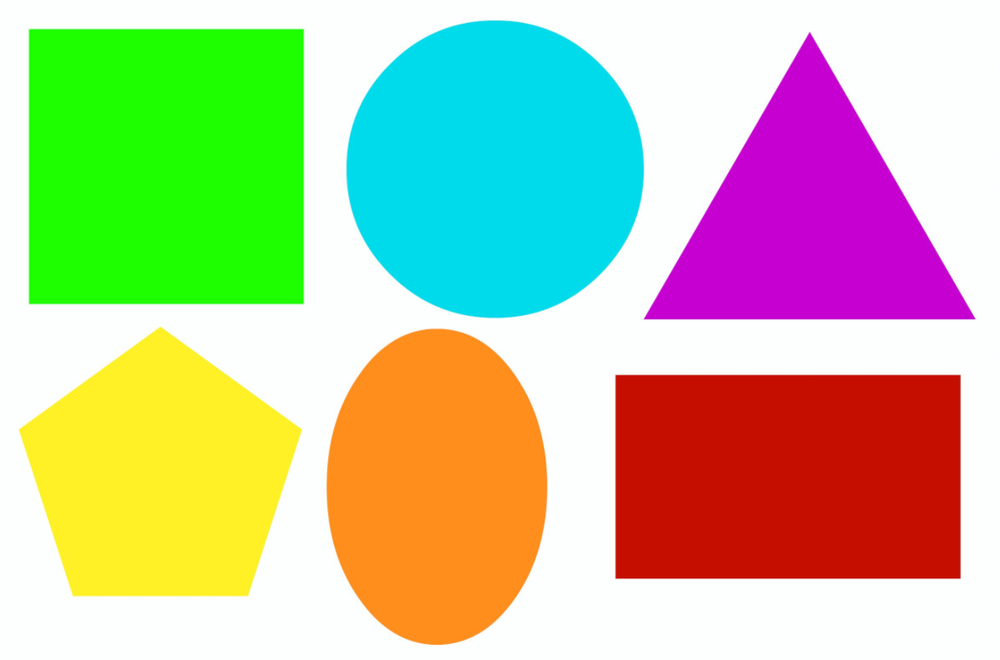
%> input picture class 5/vllCR.png, 1000 x 660 px, shrunk from 1311 x 865 before the run
$ octave filterdesign.m   (GNU Octave 9; MATLAB toolbox functions it lacks are replaced by stand-ins)
%> lines starting %> are read from the running program, lines starting %| are printed output that depends on the picture
fprintf('Please select an image\n')
i1=uigetfile('*.*');
%> the answer given: vllCR.png
i1=imread(i1);
%> i1 is the input picture: size 660x1000x3 uint8; mean R, G, B 191.1, 196.5, 156.5
i1=rgb2gray(i1);
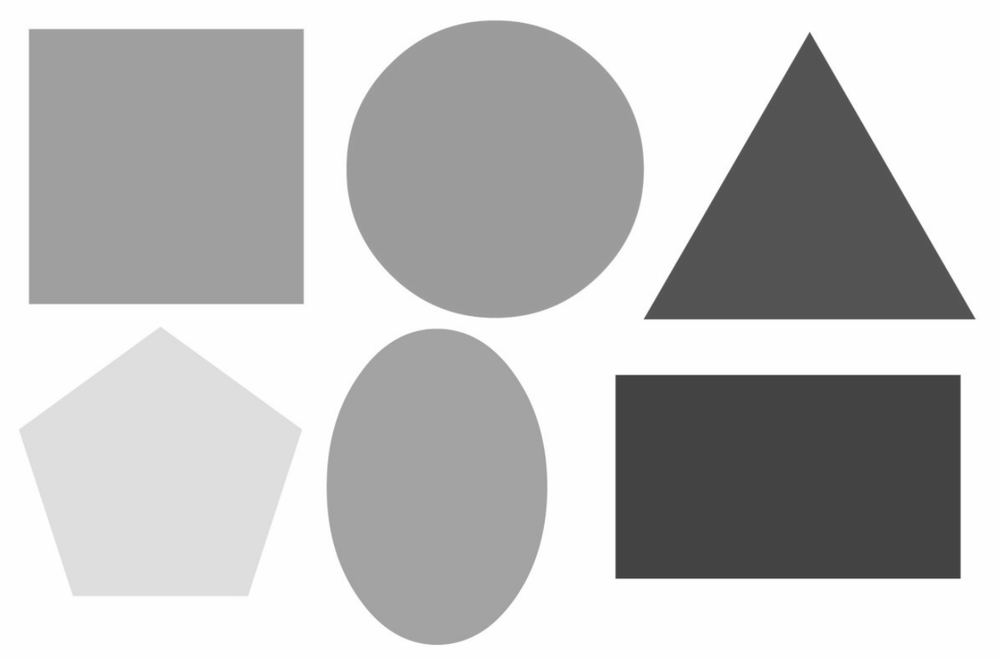
%> i1: size 660x1000 uint8; min 58, max 255, mean 190.2
i2=fft2(i1);
i2=fftshift(i2);
i2=abs(i2);
i2=log(1+i2);
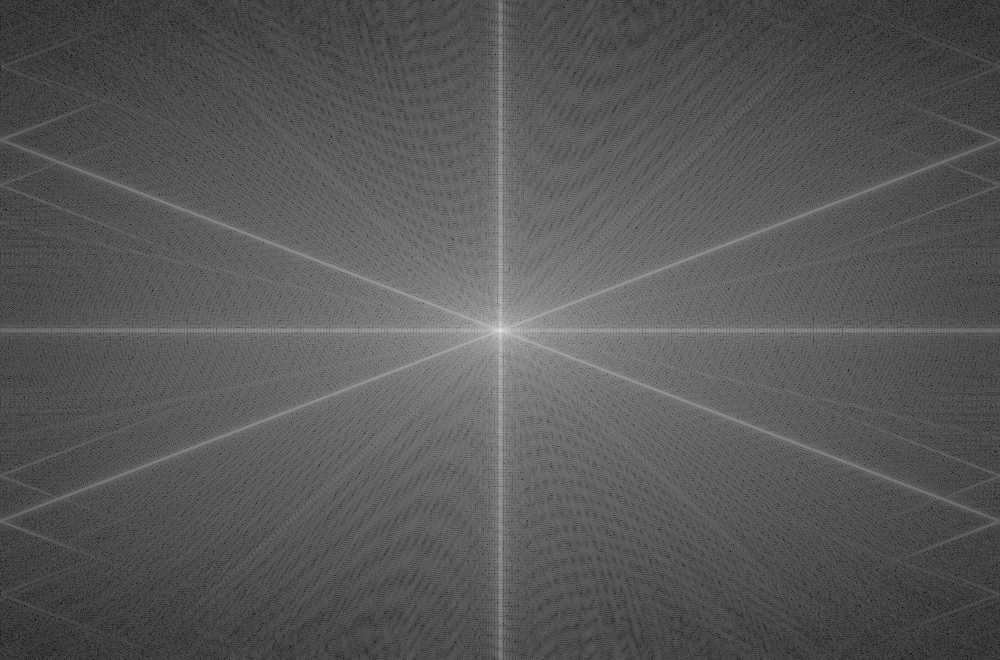
%> i2: size 660x1000 double; min 0.19, max 18.65, mean 6.58; drawn with min black and max white
imshow(i2,[])
%%
i2=fftshift(i2);
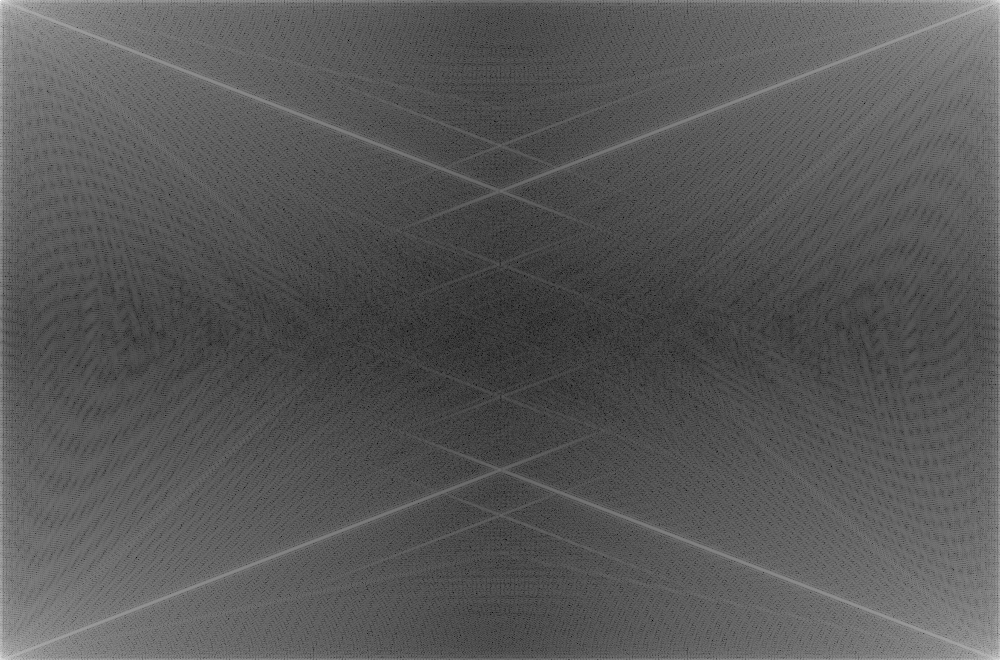
%> i2: size 660x1000 double; min 0.19, max 18.65, mean 6.58; mean of the top-left, top-right, bottom-left and bottom-right quarters 6.6, 6.58, 6.58, 6.57; drawn with min black and max white
[r,c]=size(i2);
%> r = 660; c = 1000
R=20;x_c=1;y_c=1;
[y,x]=ndgrid((-r/2)+1:r/2,(-c/2)+1:c/2);
y= (x-x_c).^2+(y-y_c).^2 >= R^2;
% pre=y==1;
% y(y==0)=1;
% y(pre)=0;
y=double(y);
new=i2.*y;
NEW=fftshift(new);
NEW=ifft2(NEW);
subplot(1,3,1);imshow(real(i1));title('Original image');
subplot(1,3,2);imshow(real(NEW),[]);title('Filtered image');
neww=i2+(NEW-100);
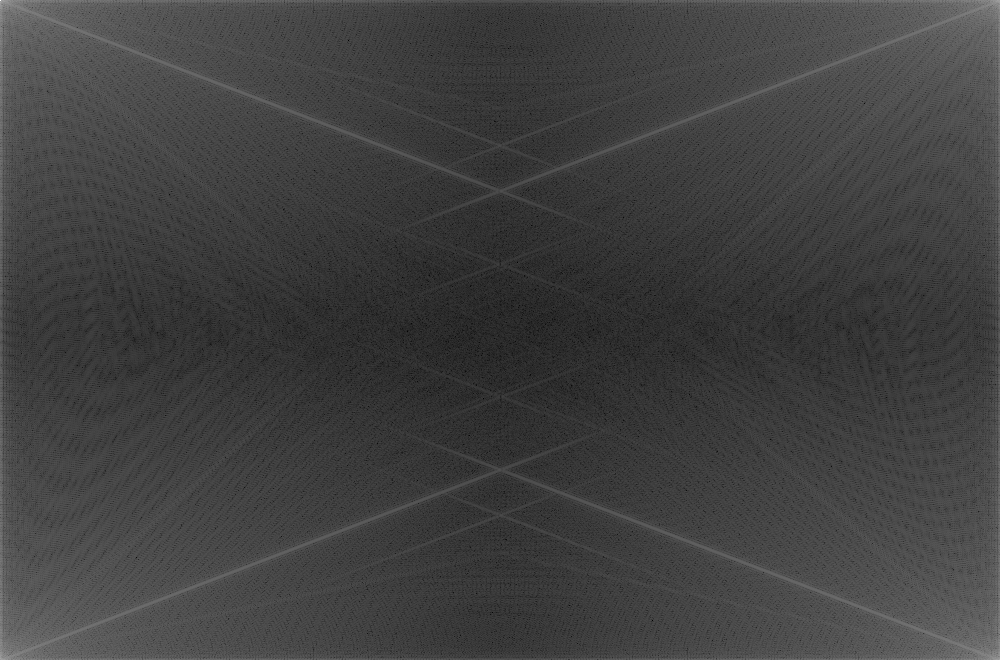
%> neww: size 660x1000 double; min -99.81, max -74.78, mean -93.42; drawn with min black and max white
subplot(1,3,3);imshow(real(neww),[]);title('sharpend image');
